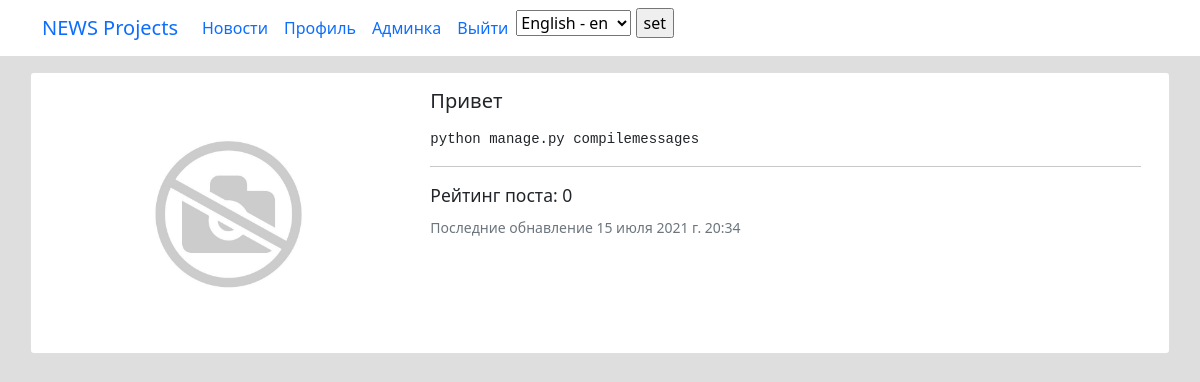
The app's page /news/205 (signed in), older data.
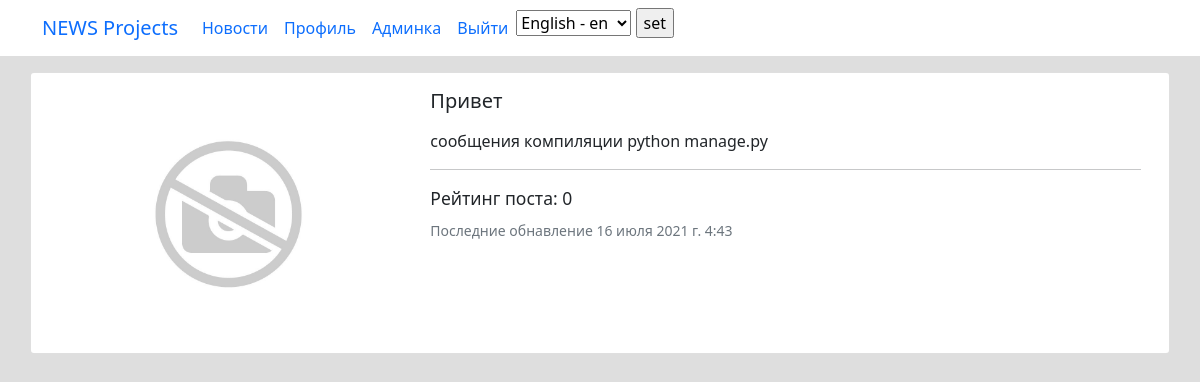
The same page, newer data.
### news/models.py (models this page shows, shortened)
class Post(models.Model):
    PostAuthor = models.ForeignKey(Author, on_delete=models.CASCADE, verbose_name='Автор поста')
    PostNews = 'PN'
    PostArticle = 'PA'
    POSITIONS = [
        (PostArticle, 'Статья'),
        (PostNews, 'Новость'),
    ]
    postCategory = models.ManyToManyField(Category, verbose_name='Категория поста',  through='PostCategory')
    title = models.CharField(max_length=50, verbose_name='Название')
    positions = models.CharField(max_length=2, choices=POSITIONS, default=PostArticle, verbose_name='Тип поста')
    category_id = models.ForeignKey(Category, verbose_name='Категория', null=True, on_delete=models.CASCADE, related_name='category_id')
    data = models.DateTimeField(auto_now_add=True, verbose_name='Дата создания')
    data_update = models.DateTimeField(auto_now=True, verbose_name='Дата редактирования')
    photo = models.ImageField(upload_to='photos/%Y/%m/%d/', verbose_name='Фото', blank=True, default='/photos/def/1.jpg/')
    previewName = models.CharField(max_length=128, verbose_name='Превью поста')
    text = RichTextField(blank=True, null=True, verbose_name='Текст поста')
    rating = models.SmallIntegerField(default=0, verbose_name='Рейтинг')
    public = models.BooleanField(default=True, verbose_name='Опубликовано')
    comments = GenericRelation(Comment)
    class Meta:
        verbose_name = 'Пост'
        verbose_name_plural = 'Посты'

### news/views.py (the view)
# urls.py: path('<int:pk>', new.as_view(), name='news_detail'),
class new(LoginRequiredMixin, PermissionRequiredMixin, DetailView):
    model = Post
    template_name = 'new_home.html'
    context_object_name = 'new'
    permission_required = 'news.view_post'
    def get_context_data(self, **kwargs):
        context = super().get_context_data(**kwargs)
        context['pc_post'] = PostCategory.objects.filter(pcPost=self.kwargs['pk'])
        return context
    def get_object(self, *args, **kwargs):
        obj = cache.get(f"new-{self.kwargs['pk']}", None)
        if not obj:
            obj = super().get_object(queryset=self.get_queryset())
            cache.set(f"new-{self.kwargs['pk']}", obj)
        return obj

### templates/new_home.html (shortened to what this page needs)
<!doctype html>
<html lang="en">
<head>{% extends 'flatpages/base.html' %} {% load custom_filters %} {% load comment_tags %}
{%block content%}
<div class="card mb-3" style="max-width: 1920px;">
    <div class="row g-0">
        <div class="col-md-4">
            {%if new.photo%}
            <img src="{{new.photo.url}}" class="img-fluid rounded-start" alt="...">
            {%endif%}
        </div>
        <div class="col-md-8">
            <div class="card-body">
                <h5 class="card-title">{{new.title}}</h5>
                <p class="card-text">{{new.text|safe}}</p>
                <hr>
                <h5 class="card-text"><small class="text-dark">Рейтинг поста: {{new.rating}}</small></h5>
                <p class="card-text"><small class="text-muted">Последние обнавление {{new.data_update}}</small></p>
            </div>
        </div>
    </div>
</div>
{%endblock%}

Row changes from the older to the newer data that the page shows:
changed Post "Привет": text "python manage.py compilemessages" → "сообщения компиляции python manage.py"; data_update "15 июля 2021 г. 20:34" → "16 июля 2021 г. 4:43"
